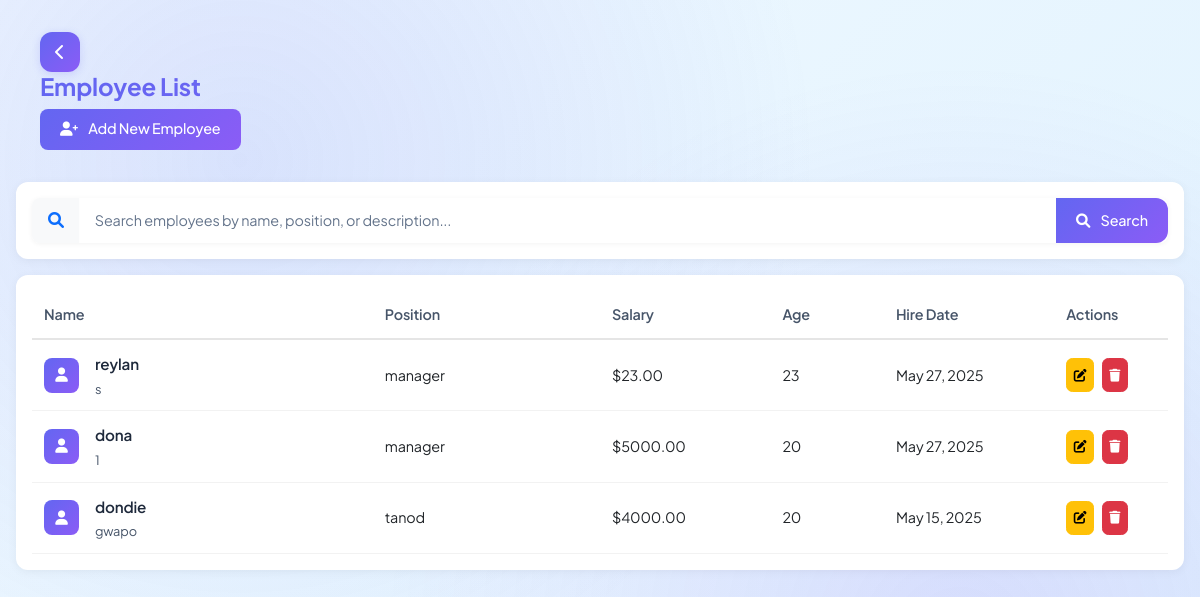
The app's page /employees/list/ (signed in) with its own data.
### project4/employees/models.py (models this page shows, shortened)
class Employee(models.Model):
    name = models.CharField(max_length=100)
    position = models.CharField(max_length=100)
    salary = models.DecimalField(max_digits=10, decimal_places=2)
    age = models.IntegerField()
    hire_date = models.DateField()
    description = models.TextField()
    created_at = models.DateTimeField(auto_now_add=True)
    updated_at = models.DateTimeField(auto_now=True)
    class Meta:
        ordering = ['-created_at']

### project4/employees/views.py (the view)
# urls.py: path('list/', views.employee_list, name='employee_list'),
@login_required
def employee_list(request):
    search_query = request.GET.get('search', '')
    if search_query:
        employees = Employee.objects.filter(
            Q(name__icontains=search_query) |
            Q(position__icontains=search_query) |
            Q(description__icontains=search_query)
        )
    else:
        employees = Employee.objects.all()
    return render(request, 'employees/employee_list.html', {'employees': employees})

### project4/employees/templates/employees/employee_list.html (shortened to what this page needs)
{% extends 'employees/base.html' %}
{% block content %}
<div class="main-content">
    <div class="dashboard-container">
        <div class="dashboard-header">
            <div class="header-left">
                <a href="{% url 'dashboard' %}" class="back-btn me-3">
                    <i class="fas fa-chevron-left"></i>
                </a>
                <h1 class="header-title" style="font-size: 1.5rem; font-weight: 700; background: linear-gradient(135deg, var(--primary-color), var(--secondary-color)); -webkit-background-clip: text; -webkit-text-fill-color: transparent;">Employee List</h1>
            </div>
            <div class="header-right">
                <div class="header-actions">
                    <a href="{% url 'employee_create' %}" class="btn btn-primary">
                        <i class="fas fa-user-plus me-2"></i>
                        Add New Employee
                    </a>
                </div>
            </div>
        </div>
        <div class="dashboard-content">
            <div class="search-card">
                <form method="get" class="search-form">
                    <div class="input-group">
                        <span class="input-group-text bg-light border-end-0">
                            <i class="fas fa-search text-primary"></i>
                        </span>
                        <input type="text" name="search" class="form-control" placeholder="Search employees by name, position, or description..." value="{{ request.GET.search }}">
                        <button type="submit" class="btn btn-primary">
                            <i class="fas fa-search me-2"></i>
                            Search
                        </button>
                    </div>
                </form>
            </div>
            <div class="table-card">
                <div class="table-responsive">
                    <table class="table">
                        <thead>
                            <tr>
                                <th style="width: 30%">Name</th>
                                <th style="width: 20%">Position</th>
                                <th style="width: 15%">Salary</th>
                                <th style="width: 10%">Age</th>
                                <th style="width: 15%">Hire Date</th>
                                <th style="width: 10%">Actions</th>
                            </tr>
                        </thead>
                        <tbody>
                            {% for employee in employees %}
                            <tr>
                                <td>
                                    <div class="d-flex align-items-center">
                                        <div class="employee-avatar">
                                            <i class="fas fa-user"></i>
                                        </div>
                                        <div class="ms-3">
                                            <div class="employee-name">{{ employee.name }}</div>
                                            <div class="employee-description">{{ employee.description|truncatechars:40 }}</div>
                                        </div>
                                    </div>
                                </td>
                                <td>{{ employee.position }}</td>
                                <td>${{ employee.salary }}</td>
                                <td>{{ employee.age }}</td>
                                <td>{{ employee.hire_date }}</td>
                                <td>
                                    <div class="action-buttons">
                                        <a href="{% url 'employee_update' employee.pk %}" class="btn btn-sm btn-warning">
                                            <i class="fas fa-edit"></i>
                                        </a>
                                        <a href="{% url 'employee_delete' employee.pk %}" class="btn btn-sm btn-danger">
                                            <i class="fas fa-trash"></i>
                                        </a>
                                    </div>
                                </td>
                            </tr>
                            {% endfor %}
                        </tbody>
                    </table>
                </div>
            </div>
        </div>
    </div>
</div>
{% endblock %}

### project4/employees/templates/employees/base.html (shortened to what this page needs)
<!DOCTYPE html>
<html lang="en" data-bs-theme="light">
<head>
    <link href="https://cdn.jsdelivr.net/npm/bootstrap@5.3.0/dist/css/bootstrap.min.css" rel="stylesheet">
    <link href="https://cdnjs.cloudflare.com/ajax/libs/font-awesome/6.0.0/css/all.min.css" rel="stylesheet">
</head>
<body>
    {% block content %}
    {% endblock %}
</body>
</html>

### project4/employees/templates/employees/base.html (style rules this page uses)
:root { --primary-color: #6366f1; --primary-dark: #4f46e5; --secondary-color: #8b5cf6; --accent-color: #ec4899; --glass-bg: rgba(255, 255, 255, 0.7); --glass-border: rgba(255, 255, 255, 0.2); --glass-shadow: 0 8px 32px 0 rgba(31, 38, 135, 0.15); --transition-speed: 0.3s; --text-primary: #1e293b; --text-secondary: #475569; --text-muted: #64748b; }
body { font-family: 'Plus Jakarta Sans', sans-serif; transition: all var(--transition-speed) ease; min-height: 100vh; background: linear-gradient(135deg, #f0f9ff 0%, #e0f2fe 100%); position: relative; overflow-x: hidden; color: var(--text-primary); line-height: 1.6; letter-spacing: -0.01em; }
body::before { content: ''; position: fixed; top: 0; left: 0; width: 100%; height: 100%; background: radial-gradient(circle at 20% 20%, rgba(99, 102, 241, 0.15) 0%, transparent 50%), radial-gradient(circle at 80% 80%, rgba(139, 92, 246, 0.15) 0%, transparent 50%); z-index: -1; }
.form-control { background: rgba(255, 255, 255, 0.9); border: 1px solid var(--glass-border); border-radius: 0.75rem; padding: 0.75rem 1rem; transition: all var(--transition-speed) ease; font-size: 0.95rem; font-weight: 400; letter-spacing: -0.01em; }
.form-control::placeholder { color: var(--text-muted); font-weight: 400; }
.btn { padding: 0.75rem 1.5rem; border-radius: 0.75rem; font-weight: 500; font-size: 0.95rem; letter-spacing: -0.01em; transition: all var(--transition-speed) ease; }
.btn-primary { background: linear-gradient(135deg, var(--primary-color), var(--secondary-color)); border: none; }

### project4/employees/templates/employees/employee_list.html (style rules this page uses)
.main-content { padding: 1rem; }
.dashboard-header { padding: 1rem 1.5rem; margin-bottom: 1rem; }
.back-btn { display: flex; align-items: center; justify-content: center; width: 40px; height: 40px; border-radius: 12px; background: linear-gradient(135deg, var(--primary-color), var(--secondary-color)); color: white; text-decoration: none; transition: all var(--transition-speed) ease; box-shadow: 0 2px 8px rgba(99, 102, 241, 0.2); }
.header-actions .btn { padding: 0.6rem 1.25rem; font-size: 0.9rem; font-weight: 500; border-radius: 0.5rem; background: linear-gradient(135deg, var(--primary-color), var(--secondary-color)); border: none; transition: all var(--transition-speed) ease; }
.search-card { background: white; border-radius: 0.75rem; padding: 1rem; margin-bottom: 1rem; box-shadow: 0 2px 10px rgba(0, 0, 0, 0.05); }
.search-form .input-group { background: white; border-radius: 0.5rem; overflow: hidden; box-shadow: 0 1px 5px rgba(0, 0, 0, 0.05); }
.search-form .form-control { border: none; padding: 0.75rem 1rem; font-size: 0.9rem; }
.search-form .input-group-text { border: none; background: transparent; padding: 0.75rem 1rem; }
.search-form .btn { padding: 0.75rem 1.25rem; border: none; font-weight: 500; font-size: 0.9rem; }
.table-card { background: white; border-radius: 0.75rem; padding: 1rem; box-shadow: 0 2px 10px rgba(0, 0, 0, 0.05); }
.table { margin-bottom: 0; font-size: 0.9rem; }
.table th { font-weight: 600; color: var(--text-secondary); border-bottom: 2px solid rgba(0, 0, 0, 0.1); padding: 0.75rem; white-space: nowrap; }
.table td { padding: 0.75rem; vertical-align: middle; border-bottom: 1px solid rgba(0, 0, 0, 0.05); }
.employee-avatar { width: 35px; height: 35px; border-radius: 8px; background: linear-gradient(135deg, var(--primary-color), var(--secondary-color)); display: flex; align-items: center; justify-content: center; color: white; font-size: 0.9rem; }
.employee-name { font-weight: 600; color: var(--text-primary); margin-bottom: 0.25rem; font-size: 0.95rem; }
.employee-description { font-size: 0.8rem; color: var(--text-secondary); line-height: 1.4; }
.action-buttons { display: flex; gap: 0.5rem; }
.action-buttons .btn { padding: 0.4rem; border-radius: 0.4rem; transition: all var(--transition-speed) ease; font-size: 0.8rem; }

### records on screen
Employee: name "reylan", description "s", position "manager", salary "23.00", age "23", hire_date "May 27, 2025"
Employee: name "dona", description "1", position "manager", salary "5000.00", age "20", hire_date "May 27, 2025"
Employee: name "dondie", description "gwapo", position "tanod", salary "4000.00", age "20", hire_date "May 15, 2025"
